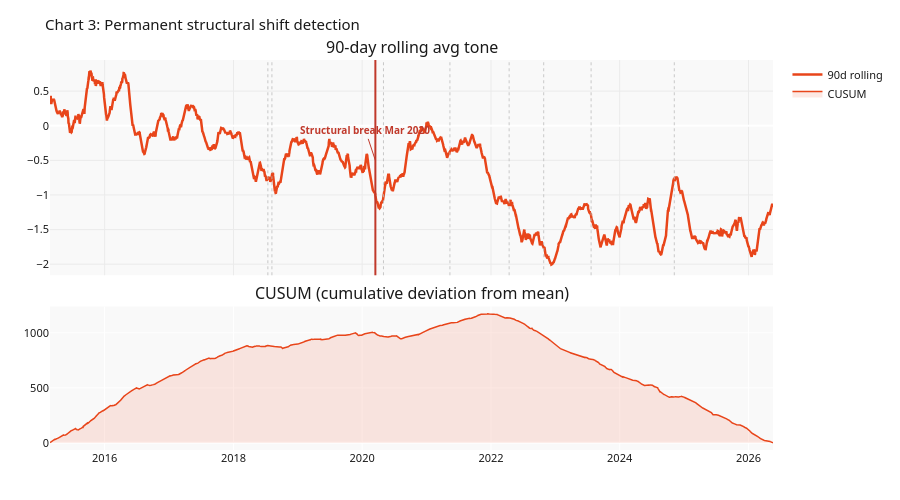

Write notebook code for a chart like this one.
### Markdown cell above
---
## 3 · Permanent Structural Shift (CUSUM)

**What it shows:** Upper panel — 90-day rolling mean tone with a –1.0 break threshold (red dashed). Lower panel — CUSUM (cumulative sum of deviations from the all-time mean). The first time the rolling mean crossed –1 and held is marked as the structural break.

**Story:** The CUSUM inflects sharply in **March 2020** (the COVID lockdown / '*Tesla stock price is too high*' tweet cluster). Before that point, tone oscillated around a mild negative equilibrium. After it, the baseline shifted down permanently — the world's media recalibrated its *default* view of Musk from sceptical to hostile.

**Process:** CUSUM = cumulative sum of `(daily_tone − global_mean)`. Structural break = first date the 90-day rolling mean dips below –1 and the CUSUM slope turns consistently negative.

### Code cell
d3 = daily.dropna(subset=['wavg_tone']).copy()
d3['cusum']  = (d3.wavg_tone - d3.wavg_tone.mean()).cumsum()
d3['roll90'] = d3.wavg_tone.rolling(90, center=True, min_periods=10).mean()
below = d3[d3.roll90 < -1.0]
bp = below.date.iloc[0] if len(below) else None

fig = make_subplots(rows=2,cols=1,shared_xaxes=True,row_heights=[0.6,0.4],
    vertical_spacing=0.08,
    subplot_titles=['90-day rolling avg tone','CUSUM (cumulative deviation from mean)'])
fig.add_hline(y=0, line_color='#ccc', row=1, col=1)
fig.add_hline(y=-1, line_dash='dash', line_color=RED,
              annotation_text='break threshold', row=1, col=1)
fig.add_trace(go.Scatter(x=d3.date, y=d3.roll90,
    line=dict(color=ORANGE,width=2.5), name='90d rolling'), row=1,col=1)
if bp:
    fig.add_vline(x=bp.timestamp()*1000, line_width=2, line_color=RED, row=1,col=1)
    fig.add_annotation(x=bp, y=-0.5,
        text=f'<b>Structural break {bp.strftime("%b %Y")}</b>',
        showarrow=True, arrowcolor=RED, font=dict(color=RED,size=10), row=1,col=1)
for d,_ in EVENTS.items():
    fig.add_vline(x=pd.Timestamp(d).timestamp()*1000,
                  line_width=0.8, line_dash='dot', line_color='#bbb', row=1,col=1)
fig.add_trace(go.Scatter(x=d3.date, y=d3.cusum, fill='tozeroy',
    fillcolor='rgba(232,69,26,0.12)', line=dict(color=ORANGE,width=1.5),
    name='CUSUM'), row=2,col=1)
fig.update_layout(**LAYOUT, height=500,
    title='Chart 3: Permanent structural shift detection')
fig.show()
print(f"Structural break detected: {bp.strftime('%B %Y') if bp else 'None'}")

### Figure 1 — Plotly figure (JSON) as saved in the notebook; plotly's stock layout.template omitted (floating-point values rounded to 4 significant figures; data arrays with more than 128 entries replaced by an {"elided": "..."} marker saying what was removed)
{"data": [{"line": {"color": "#E8451A", "width": 2.5}, "name": "90d rolling", "type": "scatter", "x": {"elided": "4060 str values"}, "xaxis": "x", "y": {"elided": "4060 float values"}, "yaxis": "y"}, {"fill": "tozeroy", "fillcolor": "rgba(232,69,26,0.12)", "line": {"color": "#E8451A", "width": 1.5}, "name": "CUSUM", "type": "scatter", "x": {"elided": "4060 str values"}, "xaxis": "x2", "y": {"elided": "4060 float values"}, "yaxis": "y2"}], "layout": {"annotations": [{"font": {"size": 16}, "showarrow": false, "text": "90-day rolling avg tone", "x": 0.5, "xanchor": "center", "xref": "paper", "y": 1, "yanchor": "bottom", "yref": "paper"}, {"font": {"size": 16}, "showarrow": false, "text": "CUSUM (cumulative deviation from mean)", "x": 0.5, "xanchor": "center", "xref": "paper", "y": 0.368, "yanchor": "bottom", "yref": "paper"}, {"arrowcolor": "#c0392b", "font": {"color": "#c0392b", "size": 10}, "showarrow": true, "text": "<b>Structural break Mar 2020</b>", "x": "2020-03-16T00:00:00", "xref": "x", "y": -0.5, "yref": "y"}], "colorway": ["#E8451A", "#2563eb", "#2d8653", "#7c3aed", "#0891b2", "#c0392b", "#f59e0b", "#ec4899"], "font": {"color": "#1a1a1a", "family": "system-ui,sans-serif", "size": 11}, "height": 500, "margin": {"b": 50, "l": 50, "r": 30, "t": 60}, "paper_bgcolor": "white", "plot_bgcolor": "#f9f9f9", "shapes": [{"line": {"color": "#c0392b", "width": 2}, "type": "line", "x0": 1584316800000, "x1": 1584316800000, "xref": "x", "y0": 0, "y1": 1, "yref": "y domain"}, {"line": {"color": "#bbb", "dash": "dot", "width": 0.8}, "type": "line", "x0": 1531612800000, "x1": 1531612800000, "xref": "x", "y0": 0, "y1": 1, "yref": "y domain"}, {"line": {"color": "#bbb", "dash": "dot", "width": 0.8}, "type": "line", "x0": 1533600000000, "x1": 1533600000000, "xref": "x", "y0": 0, "y1": 1, "yref": "y domain"}, {"line": {"color": "#bbb", "dash": "dot", "width": 0.8}, "type": "line", "x0": 1588291200000, "x1": 1588291200000, "xref": "x", "y0": 0, "y1": 1, "yref": "y domain"}, {"line": {"color": "#bbb", "dash": "dot", "width": 0.8}, "type": "line", "x0": 1620864000000, "x1": 1620864000000, "xref": "x", "y0": 0, "y1": 1, "yref": "y domain"}, {"line": {"color": "#bbb", "dash": "dot", "width": 0.8}, "type": "line", "x0": 1649894400000, "x1": 1649894400000, "xref": "x", "y0": 0, "y1": 1, "yref": "y domain"}, {"line": {"color": "#bbb", "dash": "dot", "width": 0.8}, "type": "line", "x0": 1666828800000, "x1": 1666828800000, "xref": "x", "y0": 0, "y1": 1, "yref": "y domain"}, {"line": {"color": "#bbb", "dash": "dot", "width": 0.8}, "type": "line", "x0": 1690070400000, "x1": 1690070400000, "xref": "x", "y0": 0, "y1": 1, "yref": "y domain"}, {"line": {"color": "#bbb", "dash": "dot", "width": 0.8}, "type": "line", "x0": 1730851200000, "x1": 1730851200000, "xref": "x", "y0": 0, "y1": 1, "yref": "y domain"}], "title": {"text": "Chart 3: Permanent structural shift detection"}, "xaxis": {"anchor": "y", "domain": [0, 1], "gridcolor": "#ebebeb", "matches": "x2", "showticklabels": false}, "xaxis2": {"anchor": "y2", "domain": [0, 1]}, "yaxis": {"anchor": "x", "domain": [0.448, 1], "gridcolor": "#ebebeb"}, "yaxis2": {"anchor": "x2", "domain": [0, 0.368]}}}
